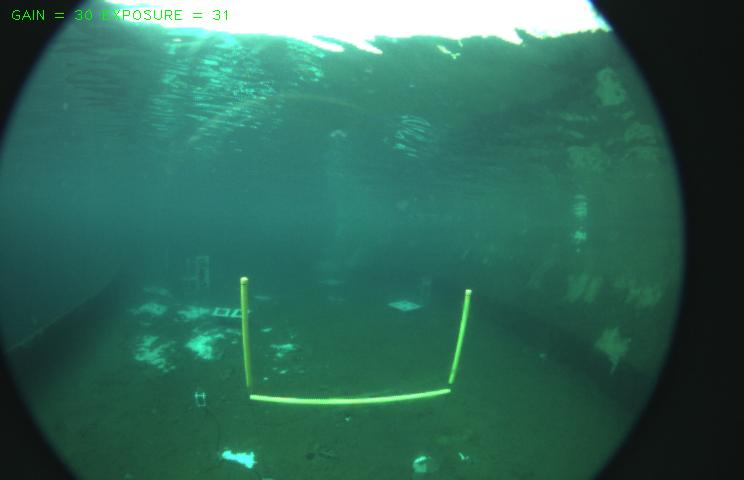
#> input picture tmp_files/fourth_run/front55.jpg, 744 x 480 px
$ jupyter execute --allow-errors gate-detection-pipeline-LESS.ipynb   (shell and % lines are left out)   (older library calls are emulated)
#> lines starting #> are read from the running program, lines starting #| are printed output that depends on the picture; after the words box and inside, x2 and y2 are one past the last pixel; in counts of white or black regions, pixels touching at a corner belong together
### REFERENCES:
  1. Creating more training data
    * (https://datascience.stackexchange.com/questions/5224/how-to-prepare-augment-images-for-neural-network)
  2. Preprocess, Feature Extract, Learn/Train, Classification (Pt. 3 - 6)
    * https://github.com/mesargent/freeway_guide_sign_detector/blob/master/contour_HOG_SVM_pipeline.ipynb

# Gate detection pipeline

  1. crop
  2. duplicate
    * reshape
    * blur?
    * transform (between -10 and 10 pixels) [1]
    * rotate [1]
    * flipping [1]
  3. preprocess [2]
    * filter out blue
      * max 255 - 50 for red and yellow
      * filter out blue - leave some no more than 100 test
    * apply threshold
    * find contours
    * calculate/find gate/bars (the more the better)
  4. feature extraction [2]
    * get features from HOG
  5. learn [2]
    * train SVM with HOG features
  6. classification [2]
    * feed boxed images to trained SVM
    * use non gate images to test classifier

[cell 1]
import cv2
import numpy as np
import pandas as pd
from sklearn.model_selection import train_test_split
from sklearn.svm import SVC
from sklearn.metrics import classification_report, confusion_matrix
import os
from matplotlib import pyplot as plt

### 1. Crop images

[cell 2]
## work-in-prograss

### 2. Duplicate

[cell 3]
# transform, etc..

### 3. Preprocess

*useful functions*

[cell 4]
def resize(img, scale): # resize image to scale value param
    return cv2.resize(img, (int(img.shape[1] * scale), int(img.shape[0] * scale) ) )


def scaled(img, scale): # returns new scale value
    img_shape_x, img_shape_y, channels = img.shape
    if img_shape_x > scale:
        return scale / img_shape_x
    else:
        return 1


def preprocess(image, lower_upper_list): # 2nd param now takes a list to handle python3
    lower = np.array(lower_upper_list[0], dtype="uint8")
    upper = np.array(lower_upper_list[1], dtype="uint8")

    mask = cv2.inRange(image, lower, upper)
    output = cv2.bitwise_and(image, image, mask = mask)

    return output, mask

*sample images/video path*

[cell 5]
img2_path = "../tmp_files/third_run/front09.jpg" # had to get a little creative to find this
img1_path = "../tmp_files/fourth_run/front55.jpg" # gate detection was easier - all 3 bars

*import images*

[cell 6]
img1 = cv2.imread(img1_path)
#> img1 is the input picture: shape (480, 744, 3); mean B, G, R 89, 103.9, 48.6
img2 = cv2.imread(img2_path)
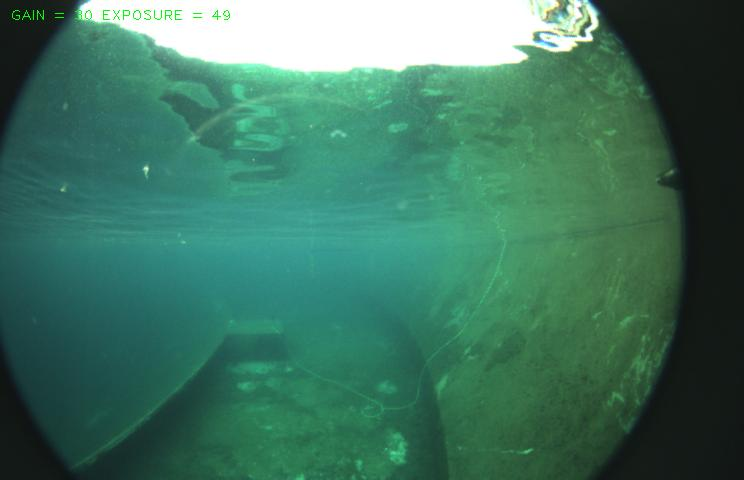
#> input picture img-to-video/fourth_run/front09.jpg, 744 x 480 px, found by its file name
#> img2 is the input picture: shape (480, 744, 3); mean B, G, R 97, 117.2, 63.6
print("image 1 shape:", img1.shape )
#| image 1 shape: (480, 744, 3)
print("image 2 shape:", img2.shape )
#| image 2 shape: (480, 744, 3)

###  *filter out blues*

[cell 7]
#lower_blue = np.array([0, 0, 0]) # good result values
lower_blue = np.array([55, 55, 55]) # for testing

#upper_blue = np.array([130, 255, 255]) # good result values
upper_blue = np.array([150, 255, 255]) # for testing

pimage1, mask = preprocess(img1, [ lower_blue, upper_blue ])
#> in preprocess, `lower = np.array(lower_upper_list[0], dtype="uint8")`: lower = [55, 55, 55]
#> in preprocess, `upper = np.array(lower_upper_list[1], dtype="uint8")`: upper = [150, 255, 255]
#> in preprocess, `mask = cv2.inRange(image, lower, upper)`:
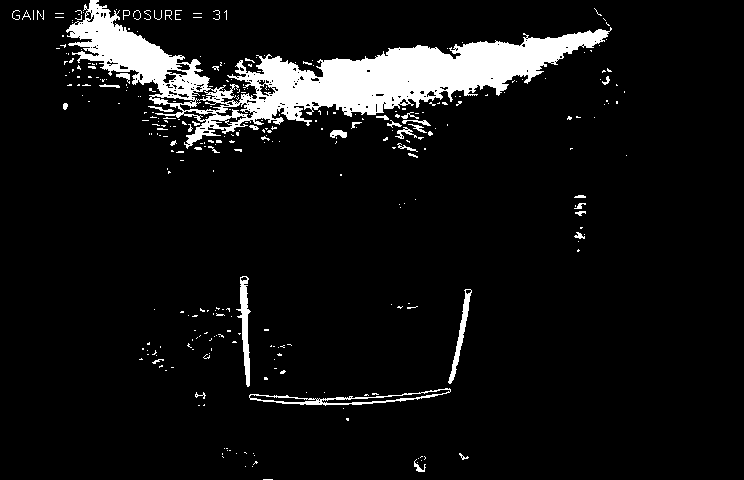
#> mask: shape (480, 744); 7.5% white; 328 white regions (285 under 20 px), largest, box (x1, y1, x2, y2) and area: (66, 0, 612, 149) 22205, (249, 388, 451, 406) 783, (236, 276, 251, 387) 677
pimage2, mask = preprocess(img2, [ lower_blue, upper_blue ])
#> in preprocess (call 2), `mask = cv2.inRange(image, lower, upper)`:
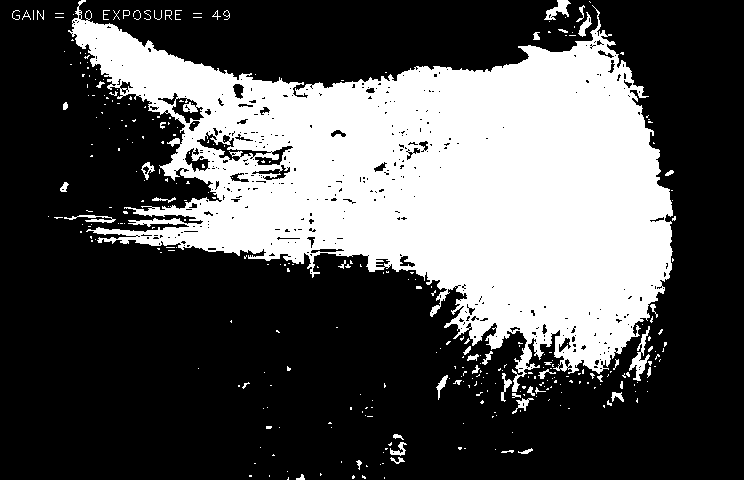
#> mask: shape (480, 744); 32.6% white; 333 white regions (280 under 20 px)
#> in preprocess (call 2), `output = cv2.bitwise_and(image, image, mask = mask)`:
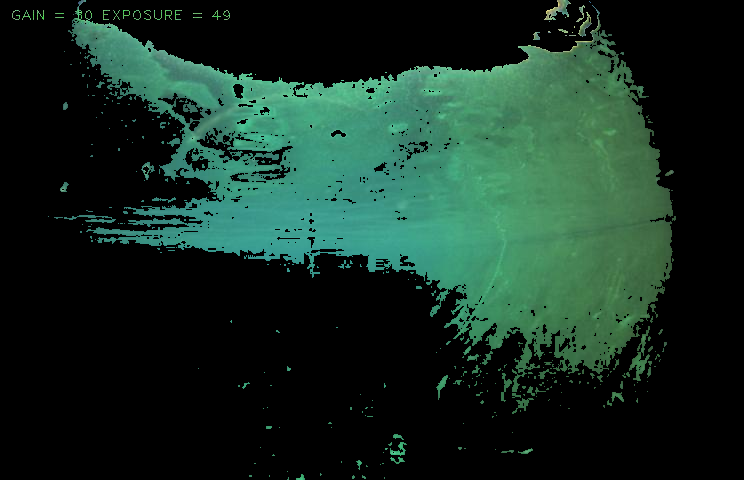
#> output: shape (480, 744, 3); mean B, G, R 35, 46, 21.8

*to grayscale*

[cell 8]
img1_gray = cv2.cvtColor(pimage1, cv2.COLOR_BGR2GRAY)
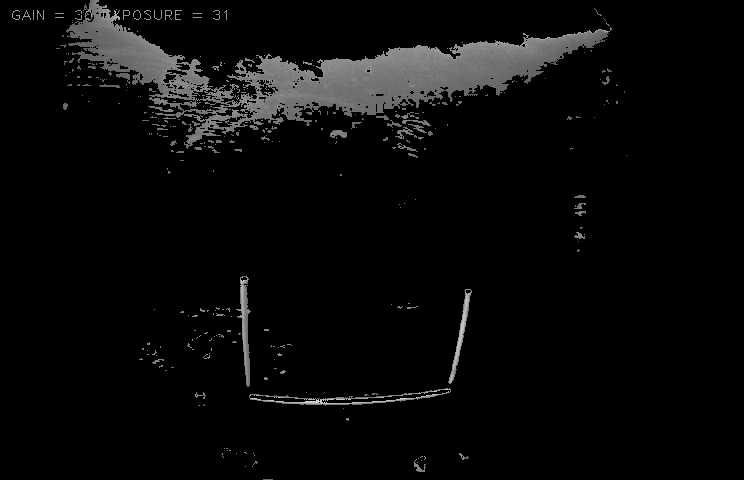
#> img1_gray: shape (480, 744); min 0, max 211, mean 9.2
img2_gray = cv2.cvtColor(pimage2, cv2.COLOR_BGR2GRAY)
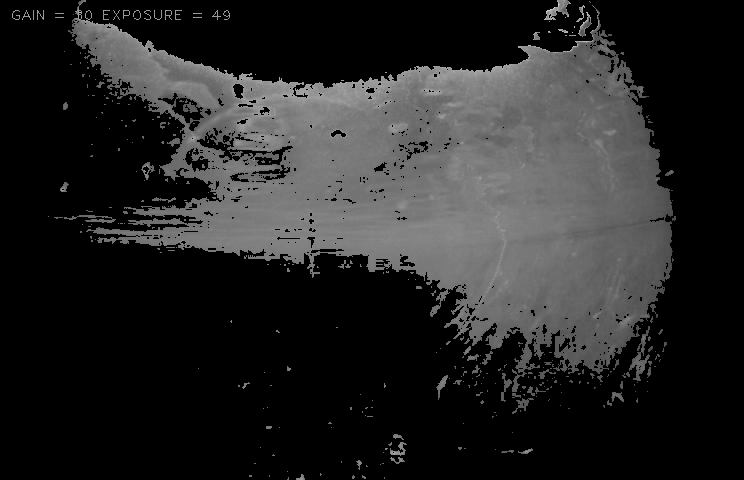
#> img2_gray: shape (480, 744); min 0, max 216, mean 37.5

### *apply threshold*

[cell 9]
#ret1, img1_thresh = cv2.threshold(img1_gray, 127, 255, 0 )
ret1, img1_thresh = cv2.threshold(img1_gray, 127, 255, cv2.THRESH_TOZERO )
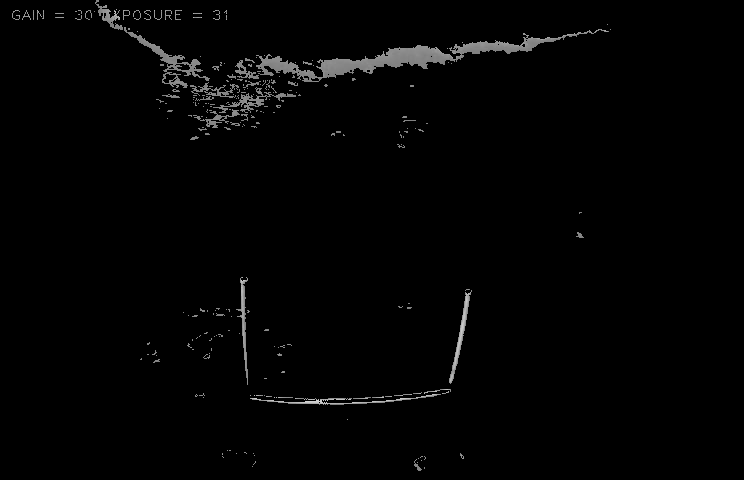
#> img1_thresh: shape (480, 744); min 0, max 211, mean 3.3

#ret2, img2_thresh = cv2.threshold(img2_gray, 127, 255, 0 )
ret2, img2_thresh = cv2.threshold(img2_gray, 127, 255, cv2.THRESH_TOZERO )
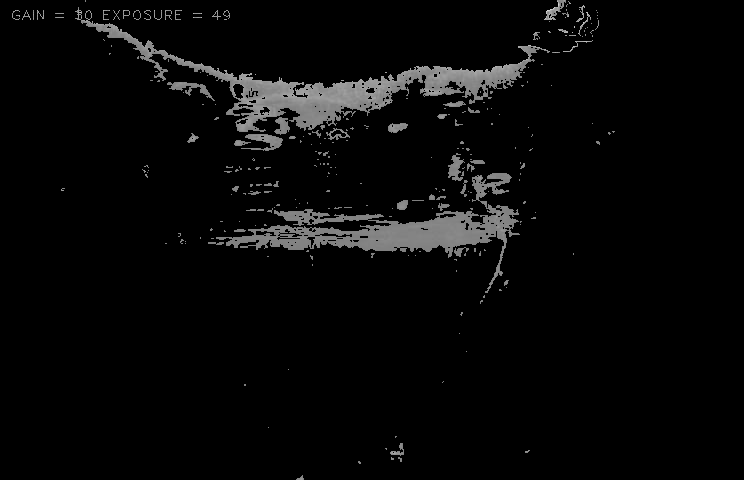
#> img2_thresh: shape (480, 744); min 0, max 216, mean 8.1

### *find contours*

[cell 10]
img1_c, img1_contours, img1_heirarchy = cv2.findContours(img1_thresh, cv2.RETR_TREE, cv2.CHAIN_APPROX_SIMPLE)
#> img1_contours = 310 contours, 293 with area under 20; largest, box (x1, y1, x2, y2) and area: (256, 29, 609, 82) 3156, (124, 27, 210, 88) 772, (449, 290, 472, 384) 322, (213, 87, 296, 113) 313, (236, 277, 248, 385) 237; img1_heirarchy = 310 rows, first 6: [1, -1, -1, -1], [2, 0, -1, -1], [3, 1, -1, -1], [4, 2, -1, -1], [5, 3, -1, -1], [6, 4, -1, -1]
img2_c, img2_contours, img2_heirarchy = cv2.findContours(img2_thresh, cv2.RETR_TREE, cv2.CHAIN_APPROX_SIMPLE)
#> img2_contours = 455 contours, 408 with area under 20; largest, box (x1, y1, x2, y2) and area: (75, 7, 550, 132) 9249, (216, 173, 520, 293) 7483, (241, 134, 283, 151) 281, (167, 82, 215, 101) 220, (448, 153, 465, 181) 198; img2_heirarchy = 455 rows, first 6: [1, -1, -1, -1], [2, 0, -1, -1], [3, 1, -1, -1], [4, 2, -1, -1], [5, 3, -1, -1], [6, 4, -1, -1]

[cell 11]
img1_contours[9]
#> Out = [[222, 456], [223, 457]]

*filter contours*

[cell 12]
# not used

def contours_filter(img_contours):
    new_contour_list = []
    for cont in img_contours:
        if len(cont) > 20 and len(cont) < 200:
            new_contour_list.append(cont)
    return np.array(new_contour_list)

*useful bounding box functions*

[cell 13]
def create_all_boxes(img_contours_list): # takes in a list of contour coordinates and returns an list of boxes around contours
    box_list = []
    for contour in img_contours_list:
        cv2.boundingRect(contour)
        box_list.append(contour)
    return box_list

def filter_boxes(img_rectangle_list, filter_size=0):
    filtered_boxes = []
    for rectangle in img_rectangle_list:
        if(rectangle[2] * rectangle[3] > filter_size):
            filtered_boxes.append(rectangle)
    return filtered_boxes

def draw_rectangles(img, img_rectangle_list, x_offset=0, y_offset=0):
    for x, y, w, h in img_rectangle_list:
        cv2.rectangle(
            img,
            (x - x_offset, y - y_offset),
            ( (x + x_offset) + w, (y + y_offset) + h),
            (0, 255, 0),
            2
        )

### *calculate/find gate/bars (the more the better)*

[cell 14]
cpy1 = img1.copy()
rgb1 = rgb1 = cv2.cvtColor(cpy1, cv2.COLOR_BGR2RGB)

cpy2 = img2.copy()
rgb2 = rgb2 = cv2.cvtColor(cpy2, cv2.COLOR_BGR2RGB)

[cell 15]
box_filter_size = 400

*get all boxes and filter them*

[cell 16]
''' ------------- img-1 ------------- '''
img1_all_boxes = [cv2.boundingRect(c) for c in img1_contours]
#> img1_all_boxes = 310 items, first 6: (424, 467, 1, 2), (252, 466, 1, 1), (417, 462, 1, 1), (253, 461, 3, 4), (421, 460, 1, 1), (414, 459, 8, 12)
#img1_all_boxes = create_all_boxes(img1_contours) # doesn't work... idk why
#print("Image 1 number of boxes:", len(img1_all_boxes) )

img1_filter_boxes = filter_boxes(img1_all_boxes, box_filter_size)
#> the loop in filter_boxes, `for rectangle in img_rectangle_list:` made 310 passes
#> after the loop in filter_boxes, `for rectangle in img_rectangle_list:`: filtered_boxes = [(250, 394, 191, 11), (449, 290, 23, 94), (236, 277, 12, 108), (193, 109, 47, 19), (213, 87, 83, 26), (190, 82, 49, 16), (235, 60, 24, 19), (256, 29, 353, 53), (124, 27, 86, 61), (95, 0, 28, 30)]
#> img1_filter_boxes has the same summary as filtered_boxes in filter_boxes
#print("Image 1 number of filtered boxes over size", box_filter_size, ":", len(img1_filter_boxes) )

''' ------------- img-2 ------------- '''
img2_all_boxes = [cv2.boundingRect(c) for c in img2_contours]
#> img2_all_boxes = 455 items, first 6: (296, 475, 8, 5), (358, 461, 3, 3), (398, 457, 4, 5), (391, 457, 3, 3), (525, 450, 5, 3), (385, 448, 2, 2)
#img2_all_boxes = create_all_boxes(img2_contours) # doesn't work... idk why
#print("Image 2 number of boxes:", len(img2_all_boxes) )

img2_filter_boxes = filter_boxes(img2_all_boxes, box_filter_size)
#> the loop in filter_boxes (call 2), `for rectangle in img_rectangle_list:` made 455 passes
#> img2_filter_boxes = [(216, 173, 304, 120), (448, 153, 17, 28), (241, 134, 42, 17), (167, 82, 48, 19), (75, 7, 475, 125), (544, 0, 22, 20)]
#print("Image 2 number of filtered boxes over size", box_filter_size, ":", len(img2_filter_boxes) )

*draw boxes on images*

[cell 17]
## COMMENTED OUT FOR WORK IN PT. 4 - END BELOW


draw_rectangles(rgb1, [img1_filter_boxes[1]], 5, 5)
draw_rectangles(rgb2, img2_filter_boxes, 5, 5)
#> call 2 of draw_rectangles, with x_offset = 5, y_offset = 5
#> the loop in draw_rectangles (call 2), `for x, y, w, h in img_rectangle_list:` made 6 passes
#> after the loop in draw_rectangles (call 2), `for x, y, w, h in img_rectangle_list:`:
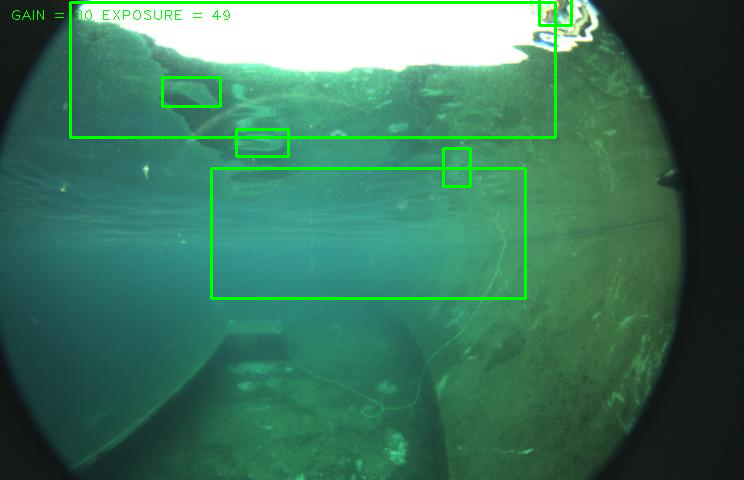
#> img: shape (480, 744, 3); mean R, G, B 61.4, 119.2, 93.9

plt.figure(figsize=(10, 6) )
plt.imshow(rgb1)
plt.show()

plt.figure(figsize=(10, 6) )
plt.imshow(rgb2)
plt.show()

print()

[cell 18]
## Notes for 11/17/2017 meeting
# houghtransform
# Canny
# aspect ratio - divisible by eight
# test limit of svm - start small amount of images

### 4. Feature Extraction

*useful directory extraction/info methods*

[cell 19]
# returns a list of file names in a directory: cwd is default
def get_dir_list(imgs_path):
    dir_list = []
    with os.scandir(imgs_path) as it: # from python3 docs
        for entry in it:
            if not entry.name.startswith(".") and entry.is_file:
                dir_list.append(imgs_path + entry.name)
    return dir_list

def get_img_data(imgs_path):
    img_list = []
    for img in imgs_path:
        img_list.append(cv2.imread(img) )
    return img_list

def get_features_with_label(image_data, hog, dimensions, label):
    data = []
    for img in image_data:
        print("\nbefore resize:", img.shape)
        image = cv2.resize(img, dimensions) # resize to proportion might help
        print("after resize:", image.shape)
        feats = hog.compute(image[:, :,2])
        data.append((feats, label) )
    return data

[cell 20]
def remove_blue(image):
    image[:,:,0] = 0
    return image

*get files from directory*

[cell 21]
pos_image_path = "positive/"
neg_image_path = "negative/"

#> (the rest of this cell did not finish here and is left out)

Define HOG params/descriptor

[cell 22]
min_dim = 80
block_size = (16, 16)
block_stride = (8, 8)
cell_size = (8, 8)
bins = 9

dimensions = (min_dim, min_dim)

hog = cv2.HOGDescriptor(dimensions, block_size, block_stride, cell_size, bins)

[cell 23]
#pp = [remove_blue(x) for x in positive_images]

Extract features and assign labels

#> (a cell that did not finish here is left out)

#> (a cell that did not finish here is left out)

[cell 26]
plt.figure(figsize=(10, 6) )
#> (the rest of this cell did not finish here and is left out)

## 5. Learn

*combine positive and negative features and shuffle*

#> (a cell that did not finish here is left out)

*split date in to testing/training sets*

#> (a cell that did not finish here is left out)

*train svm*

[cell 29]
svm_l = SVC(kernel="linear", C = 1.0, probability=True, random_state=2)
#> (the rest of this cell did not finish here and is left out)

#> (a cell that did not finish here is left out)

#> (a cell that did not finish here is left out)

*number of misclassified images*

#> (a cell that did not finish here is left out)

#> (a cell that did not finish here is left out)

### 6. Classification

*check features*

[cell 34]
def get_positive_roi(img, roi_list, x_offset=0, y_offset=0):
#> called with x_offset = 0, y_offset = 0
    positive_roi = []
    for x, y, w, h in roi_list:
        roi = img[y:y + h, x:x + w, :3]
        roi_resized = cv2.resize(roi, dimensions) # dimensions defined as (80, 80) above
        features = hog.compute(roi_resized)
        proba = svm_l.predict_proba(features.reshape(1, -1) )[0] # will produce meaningless results on very small datasets per docs
        if proba[1] > .1:
            positive_roi.append((x, y, w, h) )
#> this loop made 1 pass
#> pass 1, in get_positive_roi, `roi_resized = cv2.resize(roi, dimensions)`:
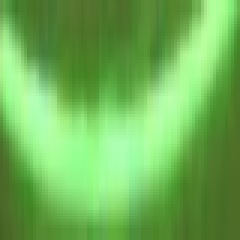
#> roi_resized: shape (80, 80, 3) (shown 3 times larger); mean of channels 0, 1, 2 87.2, 179.5, 111.4; drawn as B, G, R
#> after the loop, positive_roi = []
    return positive_roi
